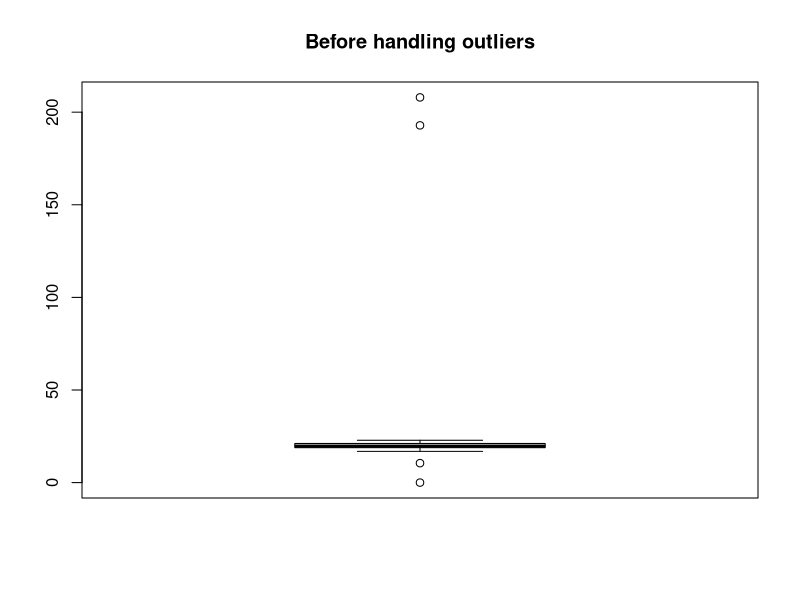
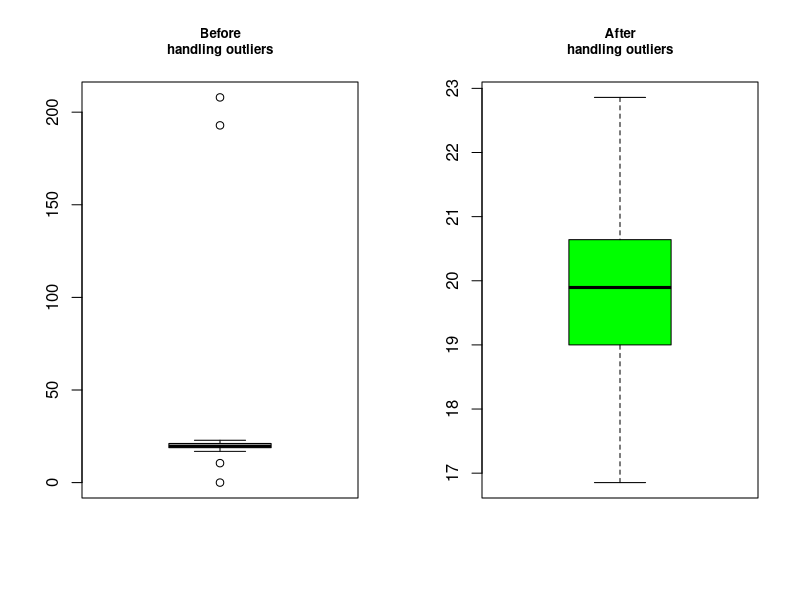

The R script that drew these images, in order:
## ---- chunk 1
knitr::opts_chunk$set(echo = TRUE)
## ---- chunk 2
x <- c(NA, 1, 2, NA, 3, NA, 3.55)
which(is.na(x))  # which positions are missing
which(x >= 2)    # which positions are >= 2 (NAs drop out silently)
which(!is.na(x)) # which positions are NOT missing
## ---- chunk 3
x[is.na(x)] <- mean(x, na.rm = TRUE)
print(x)
## ---- chunk 4
x <- c("2", "1", "2", "7", "$8", "3", "2.5", "9", "2,7")
y <- suppressWarnings(as.numeric(x))
print(y)

id <- which(is.na(y))
id
## ---- chunk 5
x <- c("2", "1", "2", ",7", "$8", "3", "&2.5", "9", "2,7")
x <- gsub("\\$|\\&", "", x)   # drop currency symbols
x <- gsub(",", ".", x)        # normalize decimal commas to dots
y <- as.numeric(x)
print(y)
## ---- chunk 6
x <- c(19.103, 19.632, 22.494, 20.113, 10.5, 22.744, 20.737, 17.976,
       18.901, 192.87, 21.959, 0.001, 20.641, 20.177, 19.111, 22.859,
       207.97, 16.853, 21.122, 19.244, 18.291, 19.651, 18.358, 18.834, 19)

x_copy <- x
boxplot(x_copy, main = "Before handling outliers")
## ---- chunk 7
Q <- as.numeric(quantile(x, probs = c(0.25, 0.5, 0.75)))
d <- as.data.frame(t(Q))
names(d) <- paste0("Q", 1:length(Q))
d$IQR      <- d$Q3 - d$Q1
d$LowerLim <- d$Q1 - 1.5 * d$IQR
d$UpperLim <- d$Q3 + 1.5 * d$IQR
d
## ---- chunk 8
(d_out <- data.frame(x = x, outlier = x < d$LowerLim | x > d$UpperLim))
## ---- chunk 9
x[d_out$outlier]                                  # using our own table
(bxpt <- boxplot(x, range = 1.5, plot = FALSE))$out # using boxplot()'s own $out
## ---- chunk 10
x[d_out$outlier] <- NA
x[is.na(x)] <- mean(x, na.rm = TRUE)
## ---- chunk 11
par(mfrow = c(1, 2))
boxplot(x_copy, main = "Before\nhandling outliers", cex.main = 0.8)
boxplot(x, main = "After\nhandling outliers", col = "green", cex.main = 0.8)
